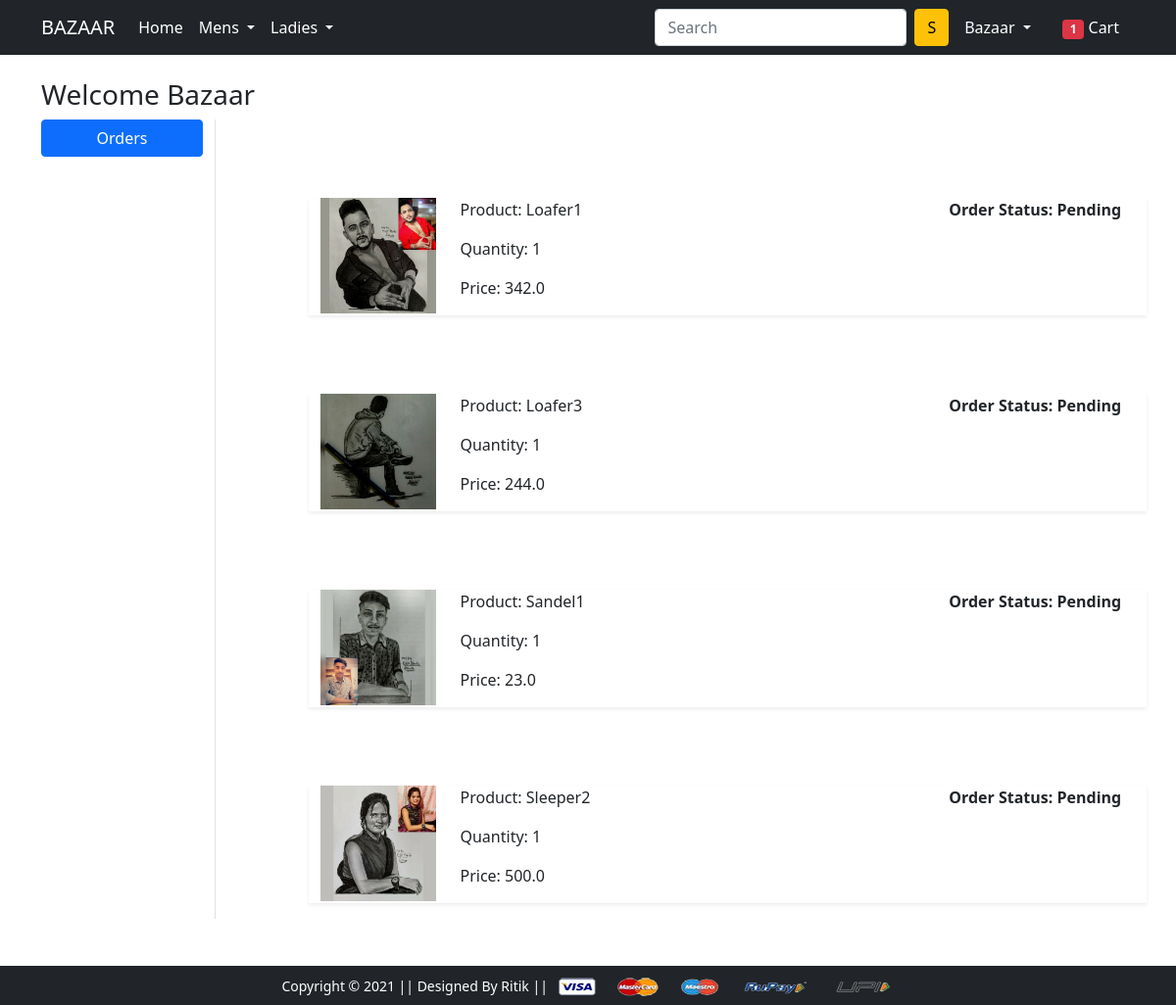
Screenshot of /orders/ (signed in) with the database file from the repository.
### app/models.py (models this page shows, shortened)
class OrderPlaced(models.Model):
    user = models.ForeignKey(User, on_delete=models.CASCADE)
    customer = models.ForeignKey(Customer, on_delete=models.CASCADE)
    product = models.ForeignKey(Product, on_delete=models.CASCADE)
    quantity = models.PositiveIntegerField(default=1)
    ordered_date = models.DateTimeField(auto_now_add=True)
    size = models.CharField(max_length=2, default="")
    status = models.CharField(max_length=50,choices=STATUS_CHOICE,default='Pending')
    @property
    def total_cost(self):
        return self.quantity * self.product.discounted_price

class Product(models.Model):
    title = models.CharField(max_length=100)
    selling_price = models.FloatField()
    discounted_price = models.FloatField()
    description = models.TextField(default='')
    brand = models.CharField(max_length=100)
    category = models.CharField(choices=CATEGORY_CHOICES, max_length=3)
    product_image = models.ImageField(upload_to='productimg')

### app/views.py (the view)
# urls.py: path('orders/', views.orders, name='orders'),
@login_required
def orders(request):
    totalitem = 0
    if request.user.is_authenticated:
        totalitem = len(Cart.objects.filter(user=request.user))
    op= OrderPlaced.objects.filter(user=request.user)
    return render(request, 'app/orders.html', {'order_placed':op, 'totalitem':totalitem})

### app/templates/app/orders.html (shortened to what this page needs)
{% extends 'app/base.html' %}
{% load static %}
{% block main-content %}
<div class="container my-5">
 <div class="row">
 <h3>Welcome {{request.user.username|capfirst}}</h3>
  <div class="col-sm-2 border-end">
   <ul class="list-unstyled">
    <li class="d-grid"><a href="{% url 'orders' %}" class="btn btn-primary">Orders</a></li>
   </ul>
  </div>
  <div class="col-sm-9 offset-sm-1">
  {% for op in order_placed %}
   <div class="row shadow-sm mb-3">
    <div class="col-sm-2">
    <img src="{{op.product.product_image.url}}" alt=""  srcset="" class="img-fluid" height="150" width="150">
    </div>
    <div class="col-sm-7">
    <p>Product: {{op.product.title}}</p>
    <p>Quantity: {{op.quantity}}</p>
    <p>Price: {{op.total_cost}}</p>
    </div>
    <div class="col-sm-3 fw-bold">
    <p>Order Status: {{op.status}}</p>
    </div>
   </div>
{% endfor %}
  </div>
 </div>
</div>
{% endblock main-content %}

### app/templates/app/base.html (shortened to what this page needs)
{% load static %}
<!doctype html>
<html lang="en">
<head>
  <link href="https://cdn.jsdelivr.net/npm/bootstrap@5.0.0-beta1/dist/css/bootstrap.min.css" rel="stylesheet"
>
  <link rel="stylesheet" href="{% static 'app/css/owl.carousel.min.css' %}">
  <link rel="stylesheet" href="{% static 'app/css/all.min.css' %}">
  <link rel="stylesheet" href="{% static 'app/css/style.css' %}">
</head>
<body>
  <div class="fixed-top">
    <nav class="navbar navbar-expand-lg navbar-dark bg-dark">
      <div class="container">
        <a class="navbar-brand" href="/">BAZAAR</a>
        <div class="collapse navbar-collapse" id="navbarSupportedContent">
          <ul class="navbar-nav me-auto mb-2 mb-lg-0">
            <li class="nav-item">
              <a class="nav-link active" aria-current="page" href="/">Home</a>
            </li>
            <li class="nav-item dropdown">
              <a class="nav-link dropdown-toggle text-white" href="#" id="electronicsDropdown" role="button"
                data-bs-toggle="dropdown" aria-expanded="false">
                Mens
              </a>
            </li>
            <li class="nav-item dropdown">
              <a class="nav-link dropdown-toggle text-white" href="#" id="fashionDropdown" role="button"
                data-bs-toggle="dropdown" aria-expanded="false">
                Ladies
              </a>
            </li>
          </ul>
          <form class="d-flex">
            <input class="form-control me-2" type="search" placeholder="Search" aria-label="Search">
            <button class="btn btn-warning" type="submit">S</button>
          </form>
          <div>
            <ul class="navbar-nav me-auto mb-2 mb-lg-0">
            {% if request.user.is_authenticated %}
              <li class="nav-item dropdown mx-2">
                <a class="nav-link dropdown-toggle text-white" href="#" id="profileDropdown" role="button"
                  data-bs-toggle="dropdown" aria-expanded="false">
                  {{request.user.username|capfirst}}
                </a>
              </li>
              <li class="nav-item mx-2">
                <a href="{% url 'showcart' %}" class="nav-link text-white"><span class="badge bg-danger">{{totalitem}}</span>
                  Cart </a>
              </li>
              {% endif %}
            </ul>
          </div>
        </div>
      </div>
    </nav>
  </div>
  <div class="body1">
    {% block main-content %} {% endblock main-content %}
  </div>
  <footer class="container-fluid bg-dark text-center p-2 mt-5">
    <small class="text-white">Copyright &copy; 2021 || Designed By Ritik || </small>
    <img src="{% static 'app/images/payment.png' %}" alt="" srcset="" class="img-fluid" height="2px">
  </footer>
</body>
</html>

### app/static/app/css/style.css (style rules this page uses)
.body1 { min-height: calc(100vh - 105px - 40px); margin-top: 56px; }
.row { margin-top: 5rem; }
footer { margin-bottom: 0px; }

### rows the page displays
OrderPlaced: product.product_image (picture), product "Loafer1", quantity "1", total_cost "342.0", status "Pending"
OrderPlaced: product.product_image (picture), product "Loafer3", quantity "1", total_cost "244.0", status "Pending"
OrderPlaced: product.product_image (picture), product "Sandel1", quantity "1", total_cost "23.0", status "Pending"
OrderPlaced: product.product_image (picture), product "Sleeper2", quantity "1", total_cost "500.0", status "Pending"

### other values shown
{{ request.user.username|capfirst }} "Bazaar"
{{ totalitem }} "1"
